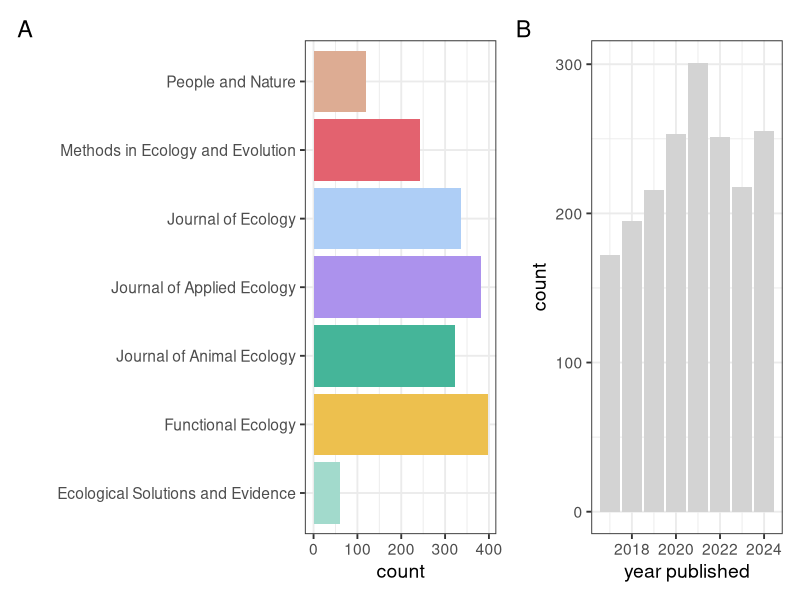
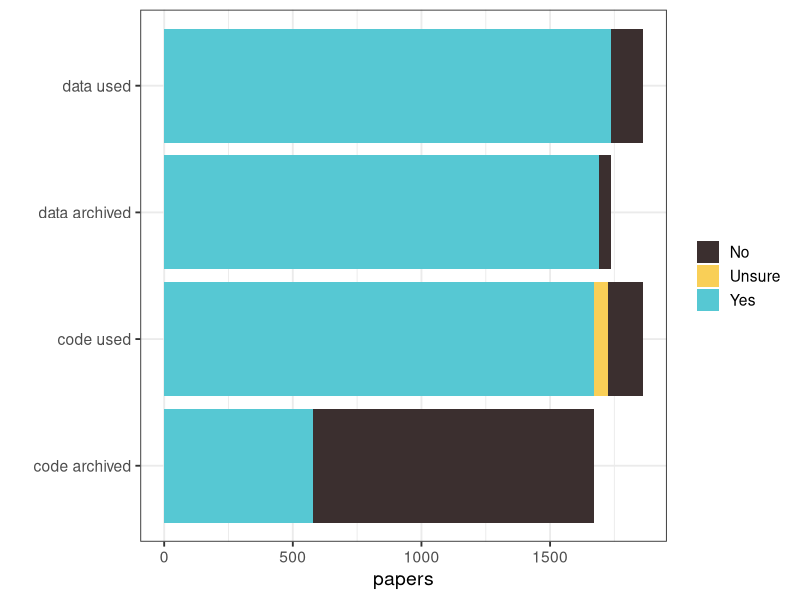
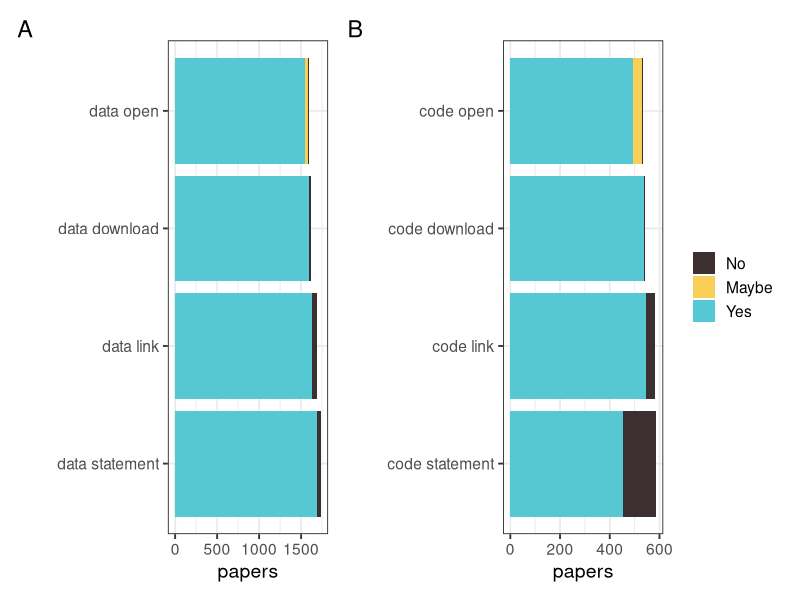
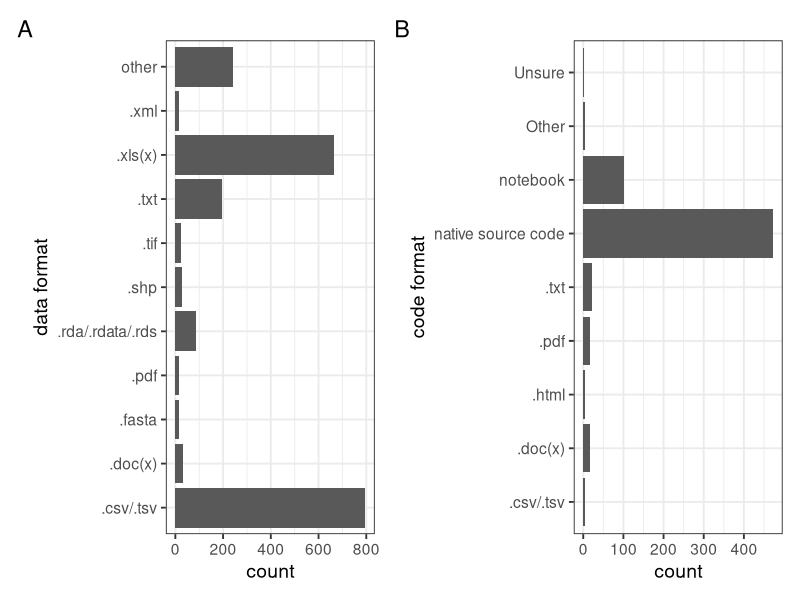
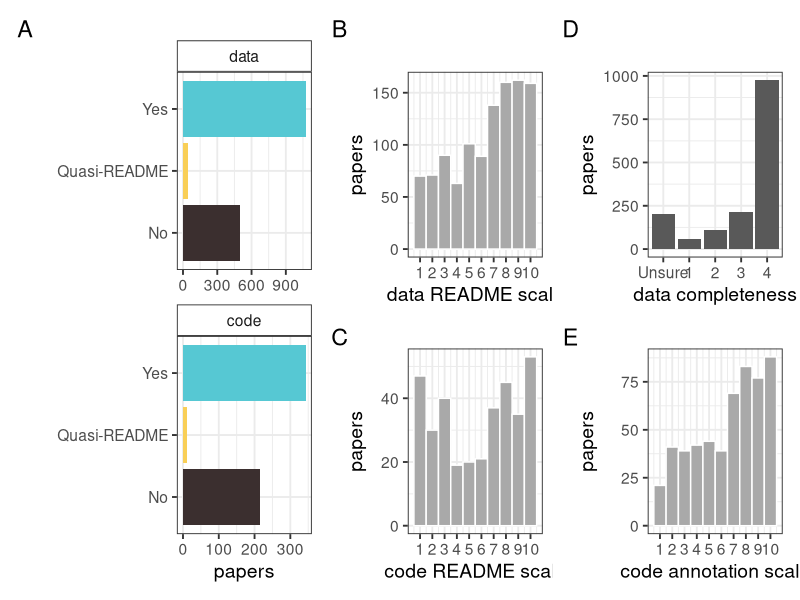
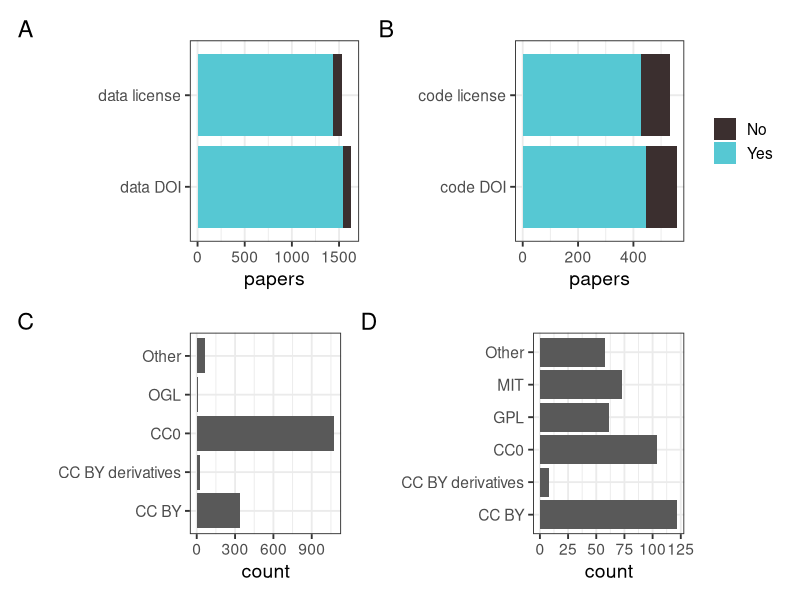
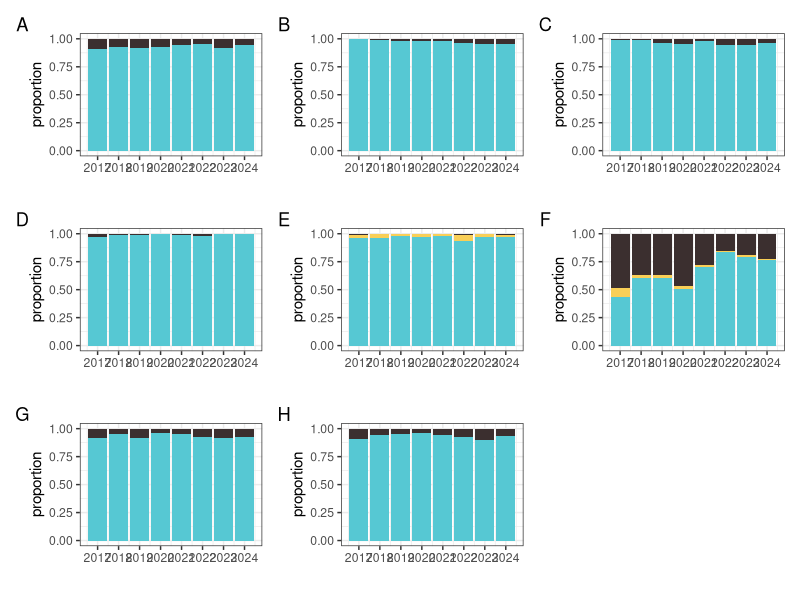
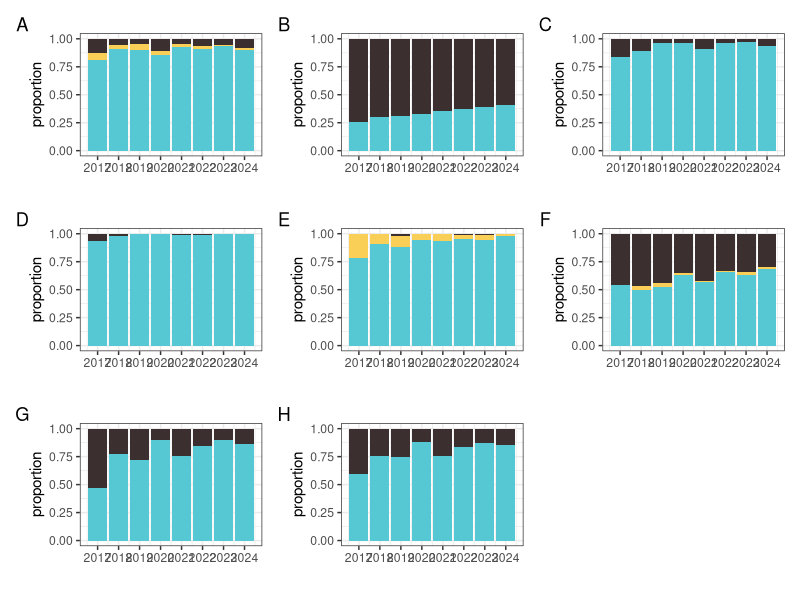

Write R code to recreate these figures, in order.
# Making figures for the paper

# Load libraries
library(tidyverse)
library(patchwork)

# Build colour scheme for the journals
journal_cols <- c("#A2DACC", # ESE
                  "#EDC04E", # Functional Ecology
                  "#45B599", # J Applied Ecology
                  "#AC92ED", # J Animal Ecology
                  "#AECEF6", # J Ecology
                  "#e3626f", # MEE
                  "#DDAC93") # People and Nature

# Read in the data
papers <- read_csv("data/BES-data-code-hackathon-cleaned_2025-12-01.csv")

#------------------------------------------------------------------------------
# Summary figures
#------------------------------------------------------------------------------
# How many paper from each journal?
journal_summary <-
  papers %>%
  group_by(journal) %>%
  summarise(count = n())

journals <-
  ggplot(journal_summary, aes(x = journal, y = count, fill = journal)) +
  geom_col() +
  theme_bw(base_size = 14) +
  scale_fill_manual(values = journal_cols) +
  coord_flip() +
  theme(legend.position = "none") +
  xlab("")

# How many papers per year?
year_summary <-
  papers %>%
  group_by(year_published) %>%
  summarise(count = n())

years <-
  ggplot(year_summary, aes(x = year_published, y = count)) +
  geom_col(fill = "lightgrey") +
  theme_bw(base_size = 14) +
  xlab("year published")

# combine the two figures
journals + years + plot_annotation(tag_levels = "A")
ggsave(file = "figures/summary-journal-year.jpg", width = 8)
#--------------------------------------------------------------------------------
# 1. Does the paper use code/data, and is it archived?
# Very small numbers for data not archived is data that is embargoed
# or available on request
#--------------------------------------------------------------------------------
# Make a dataframe for plotting
data_code_by_journal <- 
  papers %>% 
  # select just required variables
  select(journal, data_used, data_availability, code_used, code_archived) %>%
  # reshape the data so that we can plot all four variables together
  pivot_longer(data_used:code_archived, names_to = "var") %>%
  # reorder the factors so the order is correct in the plot
  mutate(var = factor(var, levels = c("data_used", "data_availability", "code_used", "code_archived"))) %>%
  # change the names so they look better on the plots
  mutate(var = case_when(var == "data_used" ~ "data used",
                         var == "data_availability" ~ "data archived",
                         var == "code_used" ~ "code used",
                         var == "code_archived" ~ "code archived")) %>%
  # Recode the available on request as No since there are so few of these
  mutate(value = case_when(value == "No, but they are available on request" ~ "No",
                           TRUE ~ as.character(value))) %>%
  # Get the totals for each variable to plot grouped by journal
  group_by(journal, var, value) %>%
  summarise(papers = n()) %>%
  # Exclude NAs
  na.omit() 

# Plot
ggplot(data_code_by_journal, aes(x = var, y = papers, fill = value)) + 
  geom_bar(position = "stack", stat = "identity") + 
  coord_flip() +
  scale_fill_manual(values = c("#3b2f2f", "#f9cf57", "#56c8d3")) +
  theme_bw(base_size = 14) +
  # Remove legend title
  theme(legend.title = element_blank()) +
  xlab("")

#--------------------------------------------------------------------------------
# 2. Are data/code findable and accessible?
# A. DATA
#--------------------------------------------------------------------------------
# Make a dataframe for plotting
data_FA <- 
  papers %>%
  select(journal, 
         data_availability, data_link, data_download, data_open) %>%
  # reshape the data so that we can plot all fur variables together
  pivot_longer(data_availability:data_open, names_to = "var") %>%
  # change the names
  mutate(var = case_when(var == "data_availability" ~ "data statement",
                         var == "data_link" ~ "data link",
                         var == "data_download" ~ "data download",
                         var == "data_open" ~ "data open")) %>%
  # reorder the factors so the order is correct in the plot
  mutate(var = factor(var, levels = c("data statement", "data link", 
                                      "data download", "data open"))) %>%
  # Recode the available on request and embargoed data as No since there are so few of these
  # And shorten the other options to Maybe
  mutate(value = case_when(value == "No, but they are available on request" ~ "No",
                           value == "No, because the data are embargoed" ~ "No",
                           value == "Needs specific software or too large" ~ "Maybe",
                           value == "Yes, but not all files" ~ "Yes",
                           value == "Yes, but not all data" ~ "Yes",
                           TRUE ~ as.character(value))) %>%
  mutate(value = factor(value, levels = c("No", "Maybe", "Yes"))) %>%
  # Get the totals for each variable to plot
  group_by(journal, var, value) %>%
  summarise(papers = n()) %>%
  # Exclude NAs
  na.omit() 

dataFAplot <-
  ggplot(data_FA, aes(x = var, y = papers, fill = value)) + 
  geom_bar(position = "stack", stat = "identity") +
  coord_flip() +
  scale_fill_manual(values = c("#3b2f2f", "#f9cf57", "#56c8d3")) +
  theme_bw(base_size = 14) +
  # Remove legend
  theme(legend.position = "none") +
  xlab("") 

#--------------------------------------------------------------------------------
# 2. Are data/code findable and accessible?
# B. CODE
#--------------------------------------------------------------------------------
code_FA <- 
  papers %>%
  select(journal, 
         code_archived, code_availability, code_link, code_download, code_open) %>%
  # reshape the data so that we can plot all fur variables together
  pivot_longer(code_availability:code_open, names_to = "var") %>%
  # change the names
  mutate(var = case_when(var == "code_availability" ~ "code statement",
                         var == "code_link" ~ "code link",
                         var == "code_download" ~ "code download",
                         var == "code_open" ~ "code open")) %>%
  # reorder the factors so the order is correct in the plot
  mutate(var = factor(var, levels = c("code statement", 
                                      "code link", "code download", "code open"))) %>%
  # Recode the available on request and embargoed data as No since there are so few of these
  # And shorten the other options to Maybe
  mutate(value = case_when(value == "No, but they are available on request" ~ "No",
                           value == "No, because the data are embargoed" ~ "No",
                           value == "Maybe if I had the right software" ~ "Maybe",
                           value == "Yes, but not all files" ~ "Yes",
                           TRUE ~ as.character(value))) %>%
  mutate(value = factor(value, levels = c("No", "Maybe", "Yes"))) %>%
  # Get the totals for each variable to plot
  group_by(journal, var, value) %>%
  summarise(papers = n()) %>%
  # Exclude NAs
  na.omit() 

# Plot
codeFAplot <-
  ggplot(code_FA, aes(x = var, y = papers, fill = value)) + 
  geom_bar(position = "stack", stat = "identity") +
  coord_flip() +
  scale_fill_manual(values = c("#3b2f2f", "#f9cf57", "#56c8d3")) +
  theme_bw(base_size = 14) +
  # Remove legend title
  theme(legend.title = element_blank()) +
  xlab("")

# Combine the two
dataFAplot + codeFAplot + plot_annotation(tag_levels = 'A')

#--------------------------------------------------------------------------------
# 3. Are data/code interoperable?
# A. What format are they saved in? 
#--------------------------------------------------------------------------------  
# Data format
# First work out how many entries are not in the top ten 
# these should be added to the plot as "other"
topten <-
  papers %>% 
  filter(data_used == "Yes") %>% 
  select(data_format) %>%
  separate_longer_delim(cols = data_format, delim = ";") %>%
  na.omit() %>%
  group_by(data_format) %>%
  summarise(count = n()) %>% 
  arrange(-count) %>% 
  slice(1:10) %>%
  summarise(sum(count))

total <-
  papers %>% 
  filter(data_used == "Yes") %>% 
  select(data_format) %>%
  separate_longer_delim(cols = data_format, delim = ";") %>%
  na.omit() %>%
  group_by(data_format) %>%
  summarise(count = n()) %>% 
  arrange(-count) %>% 
  summarise(sum(count))

# How many are "other"
other_count <- as.numeric(total-topten)

# Create summary dataset for data format
# Select just the top 10 or it gets very large
summary_data_format <- 
  papers %>% 
  filter(data_used == "Yes") %>% 
  select(data_format) %>%
  separate_longer_delim(cols = data_format, delim = ";") %>%
  na.omit() %>%
  # Combine RDS and Rdata
  mutate(data_format = case_when(data_format == ".RDS" | data_format == ".Rdata" 
                                 ~ ".rda/.rdata/.rds",
                                 TRUE ~ as.character(data_format))) %>%
  group_by(data_format) %>%
  summarise(count = n()) %>% 
  # arrange in reverse order
  arrange(-count) %>%
  # select just top ten
  slice(1:10) %>%
  # add "other" option
  rbind(data.frame(data_format = "other", count = other_count))

# Plot
data_format_plot <-
  ggplot(summary_data_format, aes(x = data_format, y = count)) + 
  geom_col() +
  theme_bw(base_size = 14) +
  coord_flip() +
  # Remove legend title
  theme(legend.title = element_blank()) +
  xlab("data format")
#--------------------------------------------------------------------------------
# Code format
# Create summary dataset for code format
summary_code_format <- 
  papers %>% 
  filter(code_used == "Yes") %>% 
  select(code_format) %>%
  separate_longer_delim(cols = code_format, delim = ";") %>%
  na.omit() %>%
  group_by(code_format) %>%
  summarise(count = n()) %>% 
  arrange(-count)

# Plot
code_format_plot <-
  ggplot(summary_code_format, aes(x = code_format, y = count)) + 
  geom_col() +
  theme_bw(base_size = 14) +
  coord_flip() +
  # Remove legend title
  theme(legend.title = element_blank()) +
  xlab("code format")

#---------------------------------------------
# Combine two plots for data and code into one
(data_format_plot + code_format_plot) + plot_annotation(tag_levels = "A")

#-------------------------------------------------------------------------------
# 3. Are data/code interoperable? 
# B. What programming language is code written in?
# Create summary dataset for code language
#-------------------------------------------------------------------------------
summary_code_language <- 
  papers %>% 
  filter(code_used == "Yes") %>% 
  select(code_language) %>%
  separate_longer_delim(cols = code_language, delim = ";") %>%
  na.omit() %>%
  group_by(code_language) %>%
  summarise(count = n()) %>% 
  arrange(-count)

# Plot
code_language_plot <-
  ggplot(summary_code_language, aes(x = code_language, y = count)) + 
  geom_col() +
  coord_flip() +
  theme_bw(base_size = 14) +
  # Remove legend title
  theme(legend.title = element_blank()) +
  xlab("code language")

#--------------------------------------------------------------------------------
# 4. Where are data/code archived?
#-------------------------------------------------------------------------------
# Create summary dataset for data archive
summary_data_archive <- 
  papers %>% 
  filter(data_used == "Yes") %>% 
  select(data_archive) %>%
  separate_longer_delim(cols = data_archive, delim = ";") %>%
  na.omit() %>%
  group_by(data_archive) %>%
  summarise(count = n()) %>% 
  arrange(-count) %>%
  # Add a column to id this as for data
  mutate(type = rep("data", n()))  %>%
  # rename column so the two datasets match
  rename(archive = data_archive)

# Create summary dataset for code archive
summary_code_archive <- 
  papers %>% 
  filter(code_used == "Yes") %>% 
  select(code_archive) %>%
  separate_longer_delim(cols = code_archive, delim = ";") %>%
  na.omit() %>%
  group_by(code_archive) %>%
  summarise(count = n()) %>% 
  arrange(-count) %>%
  # Add a column to id this as for code
  mutate(type = rep("code", n())) %>%
  # rename column so the two datasets match
  rename(archive = code_archive)

# Stick the two summary datasets together
summary_all_archive <-
  rbind(summary_data_archive, summary_code_archive) %>%
  # change levels so plot is in correct order (data first)
  mutate(type = factor(type, levels = c("data", "code")))

# Get totals
summary_all_archive %>% group_by(type) %>% summarise(sum(count))

# Plot
archive_plot <-
  ggplot(summary_all_archive, aes(x = archive, y = count)) + 
  geom_col() +
  coord_flip() +
  theme_bw(base_size = 14) +
  # Remove legend title
  theme(legend.title = element_blank()) +
  xlab("") +
  facet_wrap(~type, scales = "free_x") +
  theme(strip.background = element_rect(fill = "white"))

#--------------------------------------------------------------------------------
# 5. Are data/code reusable?
# README + completeness + annotation
#-------------------------------------------------------------------------------
# A. README
#-----------------
# Make a dataframes for plotting
# data
data_readme <- 
  papers %>%
  filter(data_used == "Yes") %>% 
  select(data_README) %>%
  filter(data_README != "Unsure") %>%
  group_by(data_README) %>%
  summarise(papers = n()) %>%
  # Exclude NAs
  na.omit() %>%
  # Add a column to id this as for data
  mutate(type = rep("data", n())) %>%
  # rename column so the two datasets match
  rename(README = data_README)

# code
code_readme <- 
  papers %>%
  filter(code_used == "Yes") %>% 
  select(code_README) %>%
  group_by(code_README) %>%
  summarise(papers = n()) %>%
  # Exclude NAs
  na.omit() %>%
  # Add a column to id this as for code
  mutate(type = rep("code", n())) %>%
  # rename column so the two datasets match
  rename(README = code_README)

# combine the two
all_readme <-
  rbind(code_readme, data_readme) %>%
  # change levels so plot is in correct order (data first)
  mutate(type = factor(type, levels = c("data", "code")))

# Get totals
all_readme %>% group_by(type) %>% summarise(sum(papers))

# Plot
readme_plot <-
  ggplot(all_readme, aes(x = README, y = papers, fill = README)) + 
  geom_col() +
  coord_flip() +
  theme_bw(base_size = 14) +
  # Remove legend title
  theme(legend.title = element_blank()) +
  xlab("") +
  facet_wrap(~type, scales = "free_x", ncol = 1) +
  theme(strip.background = element_rect(fill = "white")) +
  scale_fill_manual(values = c("#3b2f2f", "#f9cf57", "#56c8d3")) +
  # Remove legend
  theme(legend.position = "none")

#-----------------
# B. README scales
#-----------------
# data plot
scale_data_plot <- 
  ggplot(papers, aes(x = data_README_scale)) +
  geom_histogram(bins = 10, colour = "white", fill = "darkgrey") +
  theme_bw(base_size = 14) +
  xlab("data README scale") +
  scale_x_continuous(breaks = c(1:10)) +
  ylab("papers")

# code plot
scale_code_plot <- 
  ggplot(papers, aes(x = code_README_scale)) +
  geom_histogram(bins = 10, colour = "white", fill = "darkgrey") +
  theme_bw(base_size = 14) +
  xlab("code README scale") +
  scale_x_continuous(breaks = c(1:10)) +
  ylab("papers")

#---------------------
# C. Data completeness
#---------------------
# Make dataframe for plot
data_complete <- 
  papers %>%
  filter(data_availability == "Yes") %>% 
  select(data_completeness) %>%
  group_by(data_completeness) %>%
  summarise(papers = n()) %>%
  # Fix level of factor
  mutate(data_completeness = factor(data_completeness, 
                                    levels = c("Unsure", "Low", "Fair", "High", "Complete"))) %>%
  # Exclude NAs
  na.omit() %>%
  # fix levels
  mutate()

# Plot
complete_data_plot <- 
  ggplot(data_complete, aes(x = data_completeness, y = papers)) +
  geom_col() +
  theme_bw(base_size = 14) +
  xlab("data completeness") +
  scale_x_discrete(labels = c("Unsure" = "Unsure", "Low" = "1",
                              "Fair" = "2", "High" = "3",
                              "Complete" = "4"))
#-------------------
# D. Code annotation
#-------------------
# Plot
annotate_code_plot <- 
  ggplot(papers, aes(x = code_annotation_scale)) +
  geom_histogram(bins = 10, colour = "white", fill = "darkgrey") +
  theme_bw(base_size = 14) +
  xlab("code annotation scale") +
  scale_x_continuous(breaks = c(1:10)) +
  ylab("papers")

#-----------------
# Combine plots
readme_plot + scale_data_plot/scale_code_plot + complete_data_plot/annotate_code_plot + plot_annotation(tag_levels = "A")

#-----------------
# Get median scores
papers %>% summarise(median(data_README_scale, na.rm = TRUE))
papers %>% summarise(median(code_README_scale, na.rm = TRUE))
papers %>% summarise(median(code_annotation_scale, na.rm = TRUE))

#--------------------------------------------------------------------------------
# 6. Are data/code citable?
# DOI + license + license type
#-------------------------------------------------------------------------------
# A + B. DOI + license
#-----------------------
# Make a dataframes for plotting
# data
data_doi_license <- 
  papers %>%
  select(data_doi, data_license) %>%
  # reshape the data so that we can plot all variables together
  pivot_longer(data_doi:data_license, names_to = "var") %>%
  # change the names
  mutate(var = case_when(var == "data_doi" ~ "data DOI",
                         var == "data_license" ~ "data license")) %>%
  mutate(value = factor(value, levels = c("No", "Yes"))) %>%
  # Get the totals for each variable to plot
  group_by(var, value) %>%
  summarise(papers = n()) %>%
  # Exclude NAs
  na.omit() 

# Plot
data_doi_license_plot <-
  ggplot(data_doi_license, aes(x = var, y = papers, fill = value)) + 
  geom_bar(position = "stack", stat = "identity") +
  coord_flip() +
  scale_fill_manual(values = c("#3b2f2f", "#56c8d3")) +
  theme_bw(base_size = 14) +
  # Remove legend
  theme(legend.position = "none") +
  xlab("") 

#-----
# code
code_doi_license <- 
  papers %>%
  select(code_doi, code_license) %>%
  # reshape the data so that we can plot all variables together
  pivot_longer(code_doi:code_license, names_to = "var") %>%
  # change the names
  mutate(var = case_when(var == "code_doi" ~ "code DOI",
                         var == "code_license" ~ "code license")) %>%
  mutate(value = factor(value, levels = c("No", "Yes"))) %>%
  # Get the totals for each variable to plot
  group_by(var, value) %>%
  summarise(papers = n()) %>%
  # Exclude NAs
  na.omit() 

# Plot
code_doi_license_plot <-
  ggplot(code_doi_license, aes(x = var, y = papers, fill = value)) + 
  geom_bar(position = "stack", stat = "identity") +
  coord_flip() +
  scale_fill_manual(values = c("#3b2f2f", "#56c8d3")) +
  theme_bw(base_size = 14) +
  xlab("") +
  # Remove legend title
  theme(legend.title = element_blank())

#---------------------
# C. License type
# --------------------
# data
data_license_type <-
  papers %>% 
  filter(data_used == "Yes" & data_license_type != "No") %>% 
  select(data_license_type) %>%
  na.omit() %>%
  group_by(data_license_type)  %>%
  summarise(count  = n()) %>%
  # Exclude NAs
  na.omit() 

data_ltype_plot <-
  ggplot(data_license_type, aes(x = data_license_type, y = count)) + 
  geom_col() +
  coord_flip() +
  theme_bw(base_size = 14) +
  # Remove legend title
  theme(legend.title = element_blank()) +
  xlab("")

code_license_type <-
  papers %>% 
  filter(code_archived == "Yes" & code_license_type != "Unsure") %>% 
  select(code_license_type) %>%
  na.omit() %>%
  group_by(code_license_type)  %>%
  summarise(count = n()) %>%
  # Exclude NAs
  na.omit() 

code_ltype_plot <-
  ggplot(code_license_type, aes(x = code_license_type, y = count)) + 
  geom_col() +
  coord_flip() +
  theme_bw(base_size = 14) +
  # Remove legend title
  theme(legend.title = element_blank()) +
  xlab("")

#--------------
# Combine plots
(data_doi_license_plot + code_doi_license_plot) / (data_ltype_plot + code_ltype_plot) + plot_annotation(tag_levels = "A")

#--------------------------------------
# How have things changed through time?
#--------------------------------------
# DATA
#--------------------------------------
# used
data_used_year_plot <-
  ggplot(papers, aes(x = year_published, fill = data_used)) + 
  geom_bar(position = "fill") + 
  scale_fill_manual(values = c("#3b2f2f", "#56c8d3")) +
  theme_bw() +
  theme(legend.position = "none") +
  scale_x_continuous(breaks = c(2017:2024), labels = 2017:2024) +
  xlab("") +
  ylab("proportion")

# archived
papers_archived_year <-
  papers %>%
  select(year_published, data_availability) %>%
  na.omit() %>%
  mutate(data_availability = case_when(data_availability == "No, but they are available on request" ~ "No",
                                       TRUE ~ as.character(data_availability)))
data_archived_year_plot <-
  ggplot(papers_archived_year, aes(x = year_published, fill = data_availability)) + 
  geom_bar(position = "fill") + 
  scale_fill_manual(values = c("#3b2f2f", "#56c8d3")) +
  theme_bw() +
  theme(legend.position = "none") +
  scale_x_continuous(breaks = c(2017:2024), labels = 2017:2024) +
  xlab("") +
  ylab("proportion")

# link
papers_link_year <-
  papers %>%
  select(year_published, data_link) %>%
  na.omit() 

data_link_year_plot <-
  ggplot(papers_link_year, aes(x = year_published, fill = data_link)) + 
  geom_bar(position = "fill") + 
  scale_fill_manual(values = c("#3b2f2f", "#56c8d3")) +
  theme_bw() +
  theme(legend.position = "none") +
  scale_x_continuous(breaks = c(2017:2024), labels = 2017:2024) +
  xlab("") +
  ylab("proportion")

# download
papers_download_year <-
  papers %>%
  select(year_published, data_download) %>%
  na.omit() %>%
  mutate(data_download = case_when(data_download == "No, because the data are embargoed" ~ "No",
                                   data_download == "Yes, but not all data" ~ "Yes",
                                   TRUE ~ as.character(data_download)))

data_download_year_plot <-
  ggplot(papers_download_year, aes(x = year_published, fill = data_download)) + 
  geom_bar(position = "fill") + 
  scale_fill_manual(values = c("#3b2f2f", "#56c8d3")) +
  theme_bw() +
  theme(legend.position = "none") +
  scale_x_continuous(breaks = c(2017:2024), labels = 2017:2024) +
  xlab("") +
  ylab("proportion")

# open
papers_open_year <-
  papers %>%
  select(year_published, data_open) %>%
  na.omit() %>%
  mutate(data_open = case_when(data_open == "Needs specific software or too large" ~ "Maybe",
                               data_open == "Yes, but not all files" ~ "Yes",
                               TRUE ~ as.character(data_open))) %>%
  mutate(data_open = factor(data_open, levels = c("No", "Maybe", "Yes")))

data_open_year_plot <-
  ggplot(papers_open_year, aes(x = year_published, fill = data_open)) + 
  geom_bar(position = "fill") + 
  scale_fill_manual(values = c("#3b2f2f", "#f9cf57", "#56c8d3")) +
  theme_bw() +
  theme(legend.position = "none") +
  scale_x_continuous(breaks = c(2017:2024), labels = 2017:2024) +
  xlab("") +
  ylab("proportion")

# readme
papers_readme_year <-
  papers %>%
  select(year_published, data_README) %>%
  na.omit() %>%
  filter(data_README != "Unsure")

data_readme_year_plot <-
  ggplot(papers_readme_year, aes(x = year_published, fill = data_README)) + 
  geom_bar(position = "fill") + 
  scale_fill_manual(values = c("#3b2f2f", "#f9cf57", "#56c8d3")) +
  theme_bw() +
  theme(legend.position = "none") +
  scale_x_continuous(breaks = c(2017:2024), labels = 2017:2024) +
  xlab("") +
  ylab("proportion")

# DOI
papers_doi_year <-
  papers %>%
  select(year_published, data_doi) %>%
  na.omit() %>%
  filter(data_doi != "Unsure") %>%
  mutate(data_doi = case_when(data_doi == "Yes, but not for all data archived" ~ "Yes",
                              data_doi == "Yes, but DOI not found/incorrect" ~ "No",
                              TRUE ~ as.character(data_doi)))

data_doi_year_plot <-
  ggplot(papers_doi_year, aes(x = year_published, fill = data_doi)) + 
  geom_bar(position = "fill") + 
  scale_fill_manual(values = c("#3b2f2f", "#56c8d3")) +
  theme_bw() +
  theme(legend.position = "none") +
  scale_x_continuous(breaks = c(2017:2024), labels = 2017:2024) +
  xlab("") +
  ylab("proportion")

# license
papers_license_year <-
  papers %>%
  select(year_published, data_license) %>%
  na.omit() %>%
  filter(data_license != "Unsure") %>%
  mutate(data_license = case_when(data_license == "Yes, but not for all data archived" ~ "Yes",
                               TRUE ~ as.character(data_license)))
  
data_license_year_plot <-
  ggplot(papers_license_year, aes(x = year_published, fill = data_license)) + 
  geom_bar(position = "fill") + 
  scale_fill_manual(values = c("#3b2f2f", "#56c8d3")) +
  theme_bw() +
  theme(legend.position = "none") +
  scale_x_continuous(breaks = c(2017:2024), labels = 2017:2024) +
  xlab("") +
  ylab("proportion")

#------------------------------------
# Combine!
data_used_year_plot + data_archived_year_plot + data_link_year_plot + data_download_year_plot +
  data_open_year_plot + data_readme_year_plot + data_doi_year_plot + data_license_year_plot + plot_annotation(tag_levels = "A")

#--------------------------------------
# CODE
#--------------------------------------
# used
code_used_year_plot <-
  ggplot(papers, aes(x = year_published, fill = code_used)) + 
  geom_bar(position = "fill") + 
  scale_fill_manual(values = c("#3b2f2f", "#f9cf57","#56c8d3")) +
  theme_bw() +
  theme(legend.position = "none") +
  scale_x_continuous(breaks = c(2017:2024), labels = 2017:2024) +
  xlab("") +
  ylab("proportion")

# archived
papers_archived_year <-
  papers %>%
  select(year_published, code_archived) %>%
  na.omit() 

code_archived_year_plot <-
  ggplot(papers_archived_year, aes(x = year_published, fill = code_archived)) + 
  geom_bar(position = "fill") + 
  scale_fill_manual(values = c("#3b2f2f", "#56c8d3")) +
  theme_bw() +
  theme(legend.position = "none") +
  scale_x_continuous(breaks = c(2017:2024), labels = 2017:2024) +
  xlab("") +
  ylab("proportion")

# link
papers_link_year <-
  papers %>%
  select(year_published, code_link) %>%
  na.omit() 

code_link_year_plot <-
  ggplot(papers_link_year, aes(x = year_published, fill = code_link)) + 
  geom_bar(position = "fill") + 
  scale_fill_manual(values = c("#3b2f2f", "#56c8d3")) +
  theme_bw() +
  theme(legend.position = "none") +
  scale_x_continuous(breaks = c(2017:2024), labels = 2017:2024) +
  xlab("") +
  ylab("proportion")

# download
papers_download_year <-
  papers %>%
  select(year_published, code_download) %>%
  na.omit() 

code_download_year_plot <-
  ggplot(papers_download_year, aes(x = year_published, fill = code_download)) + 
  geom_bar(position = "fill") + 
  scale_fill_manual(values = c("#3b2f2f", "#56c8d3")) +
  theme_bw() +
  theme(legend.position = "none") +
  scale_x_continuous(breaks = c(2017:2024), labels = 2017:2024) +
  xlab("") +
  ylab("proportion")

# open
papers_open_year <-
  papers %>%
  select(year_published, code_open) %>%
  na.omit() %>%
  mutate(code_open = case_when(code_open == "Maybe if I had the right software" ~ "Maybe",
                               TRUE ~ as.character(code_open))) %>%
  mutate(code_open = factor(code_open, levels = c("No", "Maybe", "Yes")))

code_open_year_plot <-
  ggplot(papers_open_year, aes(x = year_published, fill = code_open)) + 
  geom_bar(position = "fill") + 
  scale_fill_manual(values = c("#3b2f2f", "#f9cf57", "#56c8d3")) +
  theme_bw() +
  theme(legend.position = "none") +
  scale_x_continuous(breaks = c(2017:2024), labels = 2017:2024) +
  xlab("") +
  ylab("proportion")

# readme
papers_readme_year <-
  papers %>%
  select(year_published, code_README) %>%
  na.omit() %>%
  filter(code_README != "Unsure")

code_readme_year_plot <-
  ggplot(papers_readme_year, aes(x = year_published, fill = code_README)) + 
  geom_bar(position = "fill") + 
  scale_fill_manual(values = c("#3b2f2f", "#f9cf57", "#56c8d3")) +
  theme_bw() +
  theme(legend.position = "none") +
  scale_x_continuous(breaks = c(2017:2024), labels = 2017:2024) +
  xlab("") +
  ylab("proportion")

# DOI
papers_doi_year <-
  papers %>%
  select(year_published, code_doi) %>%
  na.omit() %>%
  filter(code_doi != "Unsure") %>%
  mutate(code_doi = case_when(code_doi == "Yes, same as data" ~ "Yes",
                              TRUE ~ as.character(code_doi)))

code_doi_year_plot <-
  ggplot(papers_doi_year, aes(x = year_published, fill = code_doi)) + 
  geom_bar(position = "fill") + 
  scale_fill_manual(values = c("#3b2f2f", "#56c8d3")) +
  theme_bw() +
  theme(legend.position = "none") +
  scale_x_continuous(breaks = c(2017:2024), labels = 2017:2024) +
  xlab("") +
  ylab("proportion")

# license
papers_license_year <-
  papers %>%
  select(year_published, code_license) %>%
  na.omit() %>%
  filter(code_license != "Unsure")

code_license_year_plot <-
  ggplot(papers_license_year, aes(x = year_published, fill = code_license)) + 
  geom_bar(position = "fill") + 
  scale_fill_manual(values = c("#3b2f2f", "#56c8d3")) +
  theme_bw() +
  theme(legend.position = "none") +
  scale_x_continuous(breaks = c(2017:2024), labels = 2017:2024) +
  xlab("") +
  ylab("proportion")

#------------------------------------
# Combine!
code_used_year_plot + code_archived_year_plot + code_link_year_plot + code_download_year_plot +
  code_open_year_plot + code_readme_year_plot + code_doi_year_plot + code_license_year_plot + plot_annotation(tag_levels = "A")
